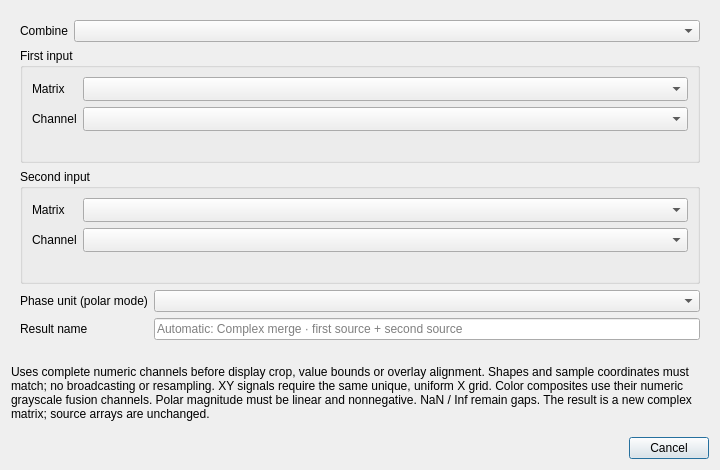
<?xml version="1.0" encoding="UTF-8"?>
<ui version="4.0">
 <class>ComplexMergeDialog</class>
 <widget class="QDialog" name="ComplexMergeDialog">
  <property name="windowTitle">
   <string>Complex matrix merge</string>
  </property>
  <property name="geometry">
   <rect>
    <x>0</x>
    <y>0</y>
    <width>720</width>
    <height>470</height>
   </rect>
  </property>
  <layout class="QVBoxLayout" name="form_layout">
   <item>
    <widget class="QWidget" name="settings" native="true">
     <layout class="QVBoxLayout" name="form_settings_layout">
      <item>
       <layout class="QFormLayout" name="form_form">
        <item row="0" column="0">
         <widget class="QLabel" name="form_combine_label">
          <property name="text">
           <string>Combine</string>
          </property>
          <property name="buddy">
           <cstring>mode_selector</cstring>
          </property>
         </widget>
        </item>
        <item row="0" column="1">
         <widget class="NoWheelComboBox" name="mode_selector" />
        </item>
       </layout>
      </item>
      <item>
       <widget class="QGroupBox" name="first_input">
        <property name="title">
         <string>First input</string>
        </property>
        <layout class="QFormLayout" name="first_form">
         <item row="0" column="0">
          <widget class="QLabel" name="first_matrix_label">
           <property name="text">
            <string>Matrix</string>
           </property>
           <property name="buddy">
            <cstring>first_matrix</cstring>
           </property>
          </widget>
         </item>
         <item row="0" column="1">
          <widget class="NoWheelComboBox" name="first_matrix">
           <property name="sizeAdjustPolicy">
            <enum>QComboBox::AdjustToMinimumContentsLengthWithIcon</enum>
           </property>
           <property name="minimumContentsLength">
            <number>28</number>
           </property>
          </widget>
         </item>
         <item row="1" column="0">
          <widget class="QLabel" name="first_channel_label">
           <property name="text">
            <string>Channel</string>
           </property>
           <property name="buddy">
            <cstring>first_channel</cstring>
           </property>
          </widget>
         </item>
         <item row="1" column="1">
          <widget class="NoWheelComboBox" name="first_channel">
           <property name="sizeAdjustPolicy">
            <enum>QComboBox::AdjustToMinimumContentsLengthWithIcon</enum>
           </property>
           <property name="minimumContentsLength">
            <number>28</number>
           </property>
          </widget>
         </item>
         <item row="2" column="0" colspan="2">
          <widget class="QLabel" name="first_detail">
           <property name="wordWrap">
            <bool>true</bool>
           </property>
          </widget>
         </item>
        </layout>
       </widget>
      </item>
      <item>
       <widget class="QGroupBox" name="second_input">
        <property name="title">
         <string>Second input</string>
        </property>
        <layout class="QFormLayout" name="second_form">
         <item row="0" column="0">
          <widget class="QLabel" name="second_matrix_label">
           <property name="text">
            <string>Matrix</string>
           </property>
           <property name="buddy">
            <cstring>second_matrix</cstring>
           </property>
          </widget>
         </item>
         <item row="0" column="1">
          <widget class="NoWheelComboBox" name="second_matrix">
           <property name="sizeAdjustPolicy">
            <enum>QComboBox::AdjustToMinimumContentsLengthWithIcon</enum>
           </property>
           <property name="minimumContentsLength">
            <number>28</number>
           </property>
          </widget>
         </item>
         <item row="1" column="0">
          <widget class="QLabel" name="second_channel_label">
           <property name="text">
            <string>Channel</string>
           </property>
           <property name="buddy">
            <cstring>second_channel</cstring>
           </property>
          </widget>
         </item>
         <item row="1" column="1">
          <widget class="NoWheelComboBox" name="second_channel">
           <property name="sizeAdjustPolicy">
            <enum>QComboBox::AdjustToMinimumContentsLengthWithIcon</enum>
           </property>
           <property name="minimumContentsLength">
            <number>28</number>
           </property>
          </widget>
         </item>
         <item row="2" column="0" colspan="2">
          <widget class="QLabel" name="second_detail">
           <property name="wordWrap">
            <bool>true</bool>
           </property>
          </widget>
         </item>
        </layout>
       </widget>
      </item>
      <item>
       <layout class="QFormLayout" name="form_bottom">
        <item row="0" column="0">
         <widget class="QLabel" name="form_phase_unit_polar_mode_label">
          <property name="text">
           <string>Phase unit (polar mode)</string>
          </property>
          <property name="buddy">
           <cstring>phase_unit</cstring>
          </property>
         </widget>
        </item>
        <item row="0" column="1">
         <widget class="NoWheelComboBox" name="phase_unit" />
        </item>
        <item row="1" column="0">
         <widget class="QLabel" name="form_result_name_2_label">
          <property name="text">
           <string>Result name</string>
          </property>
          <property name="buddy">
           <cstring>result_name</cstring>
          </property>
         </widget>
        </item>
        <item row="1" column="1">
         <widget class="QLineEdit" name="result_name">
          <property name="placeholderText">
           <string>Automatic: Complex merge · first source + second source</string>
          </property>
         </widget>
        </item>
       </layout>
      </item>
     </layout>
    </widget>
   </item>
   <item>
    <widget class="QLabel" name="note">
     <property name="text">
      <string>Uses complete numeric channels before display crop, value bounds or overlay alignment. Shapes and sample coordinates must match; no broadcasting or resampling. XY signals require the same unique, uniform X grid. Color composites use their numeric grayscale fusion channels. Polar magnitude must be linear and nonnegative. NaN / Inf remain gaps. The result is a new complex matrix; source arrays are unchanged.</string>
     </property>
     <property name="wordWrap">
      <bool>true</bool>
     </property>
    </widget>
   </item>
   <item>
    <widget class="QDialogButtonBox" name="buttons">
     <property name="standardButtons">
      <set>QDialogButtonBox::Cancel</set>
     </property>
    </widget>
   </item>
  </layout>
 </widget>
 <customwidgets>
  <customwidget>
   <class>NoWheelComboBox</class>
   <extends>QComboBox</extends>
   <header>utils.qt_widgets</header>
  </customwidget>
 </customwidgets>
 <resources />
 <connections />
</ui>
